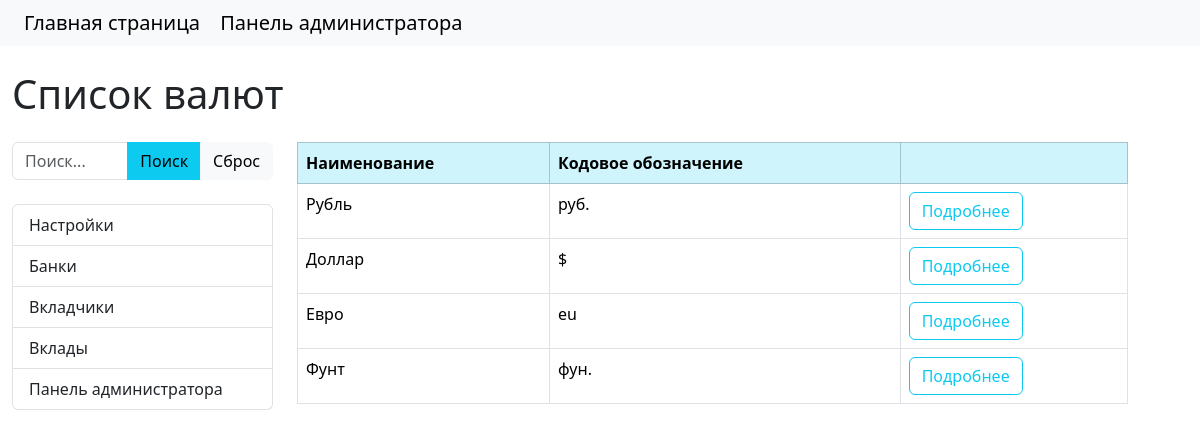
/currency/, run on an earlier commit of the app's database.
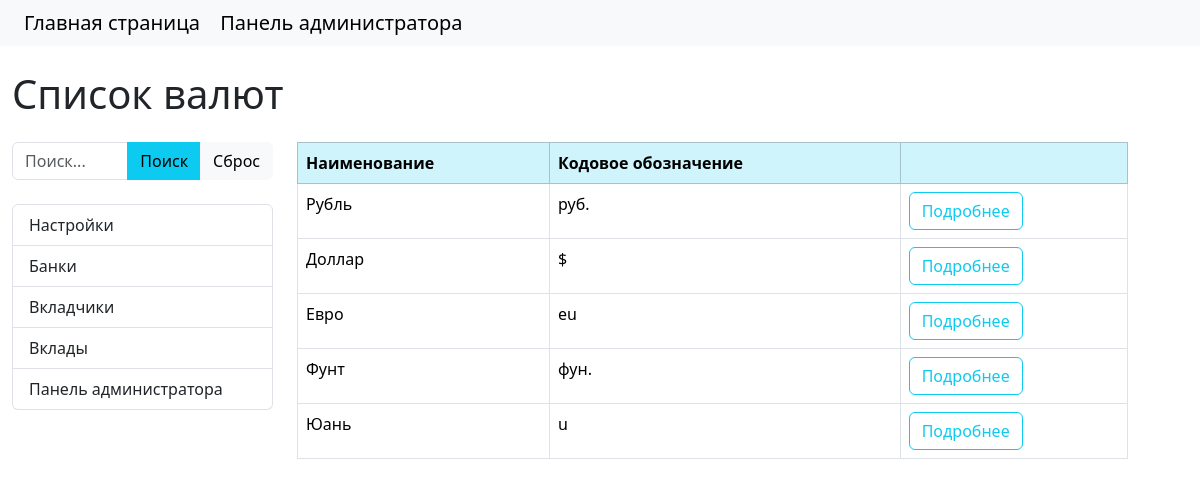
And on a later commit of the database.
### core/models.py (models this page shows, shortened)
class Currency(models.Model):
    code = models.CharField('Кодовой обозначение', max_length=5, unique=True)
    name = models.CharField('Наименование', max_length=50, unique=True)
    class Meta:
        verbose_name = 'Валюта'
        verbose_name_plural = 'Валюты'

### core/views.py (the view)
# urls.py: path('currency/', views.CurrencyList.as_view(), name='currency'),
class CurrencyList(ListView):
    model = models.Currency
    template_name = 'core/currency.html'
    context_object_name = 'currency'
    def get_filters(self):
        queryset = super().get_queryset()
        return filters.CurrencyFilter(self.request.GET, queryset=queryset)
    def get_queryset(self):
        return self.get_filters().qs
    def get_context_data(self, **kwargs):
        context = super().get_context_data(**kwargs)
        context['filters'] = self.get_filters()
        context['title'] = 'Список валют'
        return context

### core/templates/core/currency.html
{% extends 'base.html' %}
{% block page_title %}
<h1 class="mb-4">
    {{ title }}
</h1>
{% endblock %}
{% block sidebar %}
<div class="col-md-3">
    <form method="get">
        <div class="input-group">
            <input name="term" type="text" class="form-control" placeholder="Поиск..." aria-label="Поиск..."
               aria-describedby="button-addon2" value="{{ filters.data.term }}">
            <button type="submit" class="btn btn-info">Поиск</button>
            <a href="{% url 'currency' %}" class="btn btn-light">Сброс</a>
        </div>
    </form>
    <ul class="list-group mt-4">
        <a class="list-group-item" href="{% url 'currency_settings' %}">Настройки</a>
        <a class="list-group-item" href="{% url 'home' %}">Банки</a>
        <a class="list-group-item" href="{% url 'depositors' %}">Вкладчики</a>
        <a class="list-group-item" href="{% url 'deposits' %}">Вклады</a>
        <a class="list-group-item" href="{% url 'admin' %}">Панель администратора</a>
    </ul>
</div>
{% endblock %}
{% block content %}
<div class="col-md-9">
    <table class="table table-bordered">
        <thead class="table-info">
        <tr>
            <th scope="col">Наименование</th>
            <th scope="col">Кодовое обозначение</th>
            <th scope="col"></th>
        </tr>
        </thead>
        <tbody>
        {% for item in currency %}
        <tr>
            <td>{{ item.name }}</td>
            <td>{{ item.code }}</td>
            <td>
                <a href="{% url 'currency_detail' pk=item.pk %}" class="btn btn-outline-info">Подробнее</a>
            </td>
        </tr>
        {% endfor %}
        </tbody>
    </table>
</div>
{% endblock %}

What changed in the data, as far as the page shows it:
added Currency: name "Юань", code "u"
